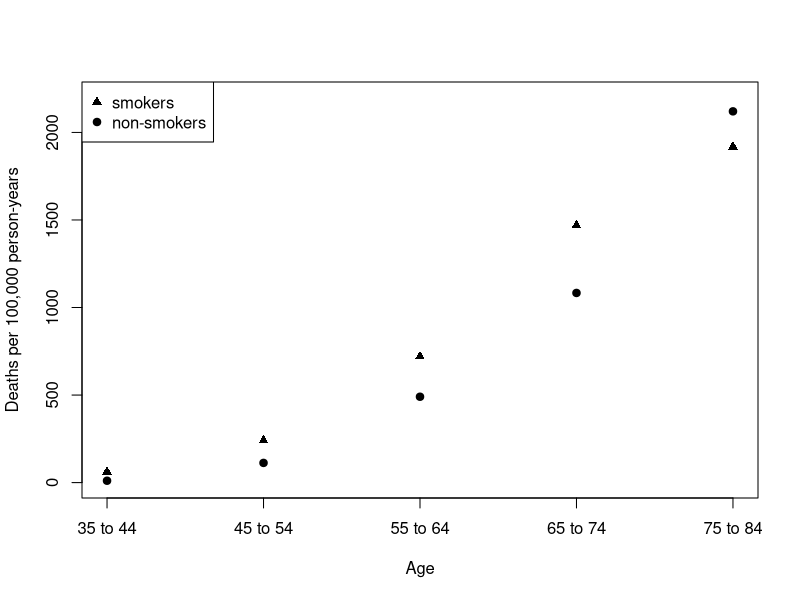

Reproduce this figure in R. (Note: this script raises an error after producing the figure.)
par (mar=c(3,3,2,1), mgp=c(2,.7,0), tck=-.01)


doctors <- read.csv("doctors.csv")

# Death rate per 100,000 person-years:
doctors$rates <- doctors$deaths/doctors$person.years*100000

# Plotted death rates by smoking status:
png("deathrates.png", width = 7, height = 5.5, units="in", res=1024)

plot(doctors$rates[doctors$smoking=="smoker"], pch=17, xlab="Age", xaxt="n", ylab="Deaths per 100,000 person-years", ylim=c(0,2200))
points(doctors$rates[doctors$smoking=="non-smoker"], pch=19)

axis(side=1, at=1:5,labels=doctors$age[doctors$smoking=="smoker"])

legend("topleft", legend=c("smokers", "non-smokers"), pch=c(17,19))

dev.off()

# Define an ordinal age variable and its square:

doctors$agecat<-1
doctors$agecat[doctors$age=="45 to 54"] <-2
doctors$agecat[doctors$age=="55 to 64"] <-3
doctors$agecat[doctors$age=="65 to 74"] <-4
doctors$agecat[doctors$age=="75 to 84"] <-5

doctors$agesq <- doctors$agecat^2

doctors

# Define smkage variable equal to agecat for smokers and zero for non-smokers (this is the same as including the iteraction term agecat:smoking in the model):

doctors$smkage <- 0
doctors$smkage[doctors$smoking=="smoker"] <- doctors$agecat[doctors$smoking=="smoker"]

doctors

# Fit a Poisson regression model:

m1 <- glm(deaths~ agecat+agesq+ smoking+smkage+offset(log(person.years)), family=poisson, data=doctors)

summary(m1)

# Call:
# glm(formula = deaths ~ agecat + agesq + smoking + smkage + offset(log(person.years)),
#     family = poisson, data = doctors)
# 
# Deviance Residuals:
#        1         2         3         4         5         6         7         8
#  0.43820  -0.27329  -0.15265   0.23393  -0.05700  -0.83049   0.13404   0.64107
#        9        10
# -0.41058  -0.01275
# 
# Coefficients:
#                Estimate Std. Error z value Pr(>|z|)
# (Intercept)   -10.79176    0.45008 -23.978  < 2e-16 ***
# agecat          2.37648    0.20795  11.428  < 2e-16 ***
# agesq          -0.19768    0.02737  -7.223 5.08e-13 ***
# smokingsmoker   1.44097    0.37220   3.872 0.000108 ***
# smkage         -0.30755    0.09704  -3.169 0.001528 **
# ---
# Signif. codes:  0 ‘***’ 0.001 ‘**’ 0.01 ‘*’ 0.05 ‘.’ 0.1 ‘ ’ 1
# 
# (Dispersion parameter for poisson family taken to be 1)
# 
#     Null deviance: 935.0673  on 9  degrees of freedom
# Residual deviance:   1.6354  on 5  degrees of freedom
# AIC: 66.703
# 
# Number of Fisher Scoring iterations: 4

# Note that you could fit the model without smkage, but with an interaction term between agecat and smoking:

summary(glm(deaths~ agecat+agesq+ smoking +agecat:smoking+offset(log(person.years)), family=poisson, data=doctors) )
# Call:
# glm(formula = deaths ~ agecat + agesq + smoking + agecat:smoking +
#     offset(log(person.years)), family = poisson, data = doctors)
# 
# Deviance Residuals:
#        1         2         3         4         5         6         7         8
#  0.43820  -0.27329  -0.15265   0.23393  -0.05700  -0.83049   0.13404   0.64107
#        9        10
# -0.41058  -0.01275
# 
# Coefficients:
#                       Estimate Std. Error z value Pr(>|z|)
# (Intercept)          -10.79176    0.45008 -23.978  < 2e-16 ***
# agecat                 2.37648    0.20795  11.428  < 2e-16 ***
# agesq                 -0.19768    0.02737  -7.223 5.08e-13 ***
# smokingsmoker          1.44097    0.37220   3.872 0.000108 ***
# agecat:smokingsmoker  -0.30755    0.09704  -3.169 0.001528 **
# ---
# Signif. codes:  0 ‘***’ 0.001 ‘**’ 0.01 ‘*’ 0.05 ‘.’ 0.1 ‘ ’ 1
# 
# (Dispersion parameter for poisson family taken to be 1)
# 
#     Null deviance: 935.0673  on 9  degrees of freedom
# Residual deviance:   1.6354  on 5  degrees of freedom
# AIC: 66.703
# 
# Number of Fisher Scoring iterations: 4


# Fitted probabilities
fitted(m1)

pearsonres <- (doctors$deaths-fitted(m1))/sqrt(fitted(m1))
pearsonres
# You can also get these directly:

pres <- resid(m1, type="pearson")
pres

# Combine together the age category, smoking status, observed and expected number of deaths and Pearson and deviance residuals

round(cbind(doctors$agecat, doctors$smoking, doctors$deaths, fitted(m1), pearsonres, resid(m1)), 3)

# library(xtable)
# xtable(cbind(doctors$agecat, doctors$smoking, doctors$deaths, fitted(m1), pearsonres, resid(m1)), digits=c(0,0,0,0,2,3,3))

# Pearson chi-squared statistic:

X2 <- sum(pres^2)
X2
# [1] 1.550251


